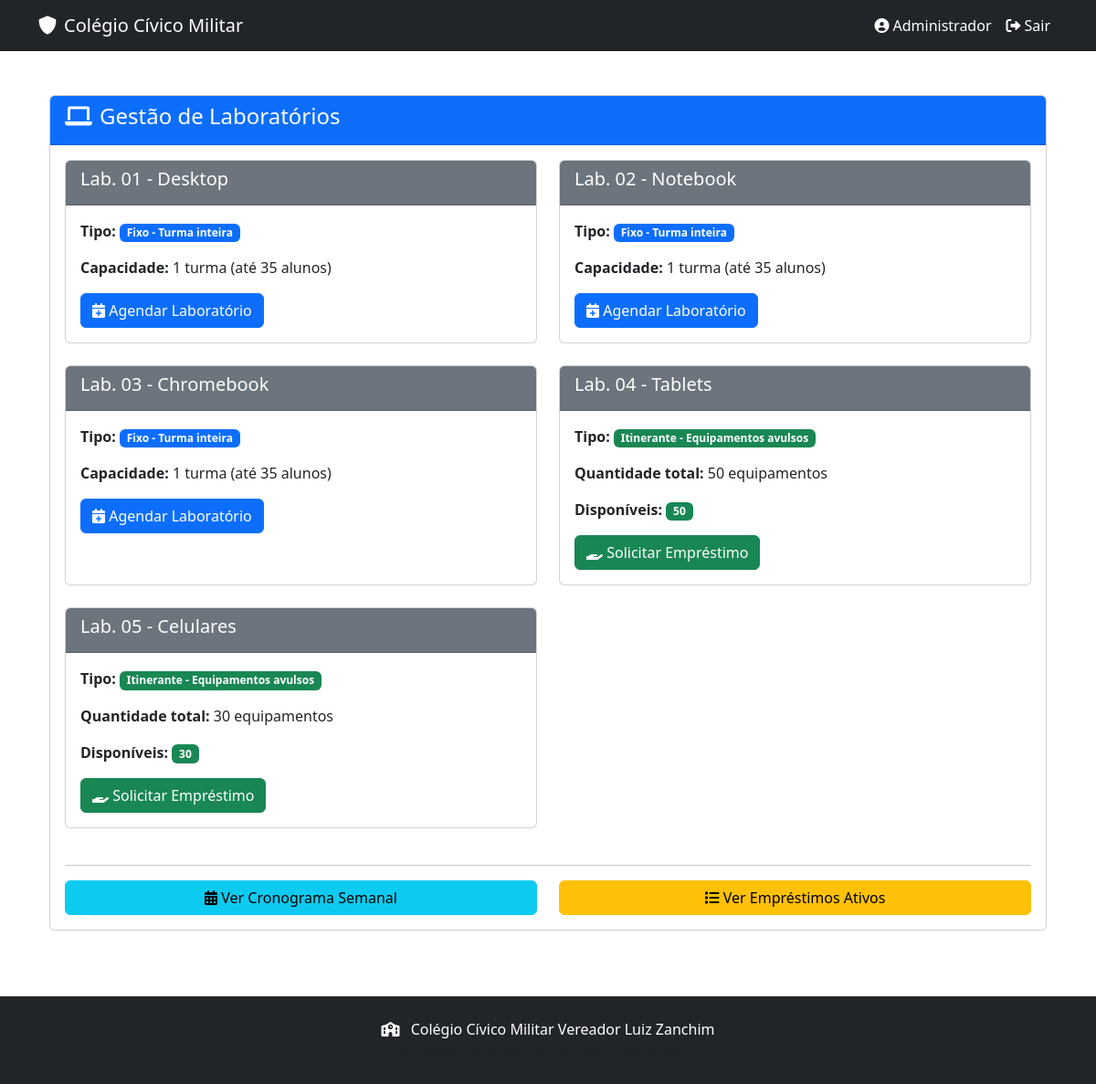
Screenshot of /laboratorios/ (signed in) with the database file from the repository.
### apps/models.py (models this page shows, shortened)
class Laboratorio(models.Model):
    TIPO_CHOICES = [
        ('fixo', 'Fixo - Turma inteira'),
        ('itinerante', 'Itinerante - Equipamentos avulsos'),
    ]
    nome = models.CharField(max_length=10, unique=True)
    tipo = models.CharField(max_length=20, choices=TIPO_CHOICES)
    equipamento = models.CharField(max_length=30)
    quantidade_total = models.IntegerField(default=0, help_text="Para itinerantes: 50 tablets, 30 celulares")
    descricao = models.TextField(blank=True)
    ativo = models.BooleanField(default=True)

### apps/views.py (the view)
# urls.py: path('laboratorios/', views.listar_laboratorios, name='listar_laboratorios'),
@login_required
@user_passes_test(pertence_ao_grupo_equipe_diretiva, login_url='/')
def listar_laboratorios(request):
    laboratorios = Laboratorio.objects.filter(ativo=True)
    for lab in laboratorios:
        if lab.tipo == 'itinerante':
            lab.disponiveis = ItemEquipamento.objects.filter(
                laboratorio=lab,
                disponivel=True
            ).count()
    return render(request, 'laboratorios/listar.html', {'laboratorios': laboratorios})

### apps/views.py (called while the page is built)
def pertence_ao_grupo_equipe_diretiva(user):
    if user.is_authenticated:
        return user.groups.filter(name__iexact='Equipe Diretiva').exists()
    return False

### apps/templates/laboratorios/listar.html (shortened to what this page needs)
{% extends 'base.html' %}
{% block content %}
<div class="container mt-4">
    <div class="card">
        <div class="card-header bg-primary text-white">
            <h4><i class="fas fa-laptop me-2"></i>Gestão de Laboratórios</h4>
        </div>
        <div class="card-body">
            <div class="row">
                {% for lab in laboratorios %}
                <div class="col-md-6 mb-4">
                    <div class="card h-100">
                        <div class="card-header bg-secondary text-white">
                            <h5>{{ lab.nome }} - {{ lab.equipamento }}</h5>
                        </div>
                        <div class="card-body">
                            <p><strong>Tipo:</strong>
                                {% if lab.tipo == 'fixo' %}
                                    <span class="badge bg-primary">Fixo - Turma inteira</span>
                                {% else %}
                                    <span class="badge bg-success">Itinerante - Equipamentos avulsos</span>
                                {% endif %}
                            </p>
                            {% if lab.tipo == 'fixo' %}
                                <p><strong>Capacidade:</strong> 1 turma (até 35 alunos)</p>
                                <a href="{% url 'agendamento_lab' lab.id %}" class="btn btn-primary">
                                    <i class="fas fa-calendar-plus"></i> Agendar Laboratório
                                </a>
                            {% else %}
                                <p><strong>Quantidade total:</strong> {{ lab.quantidade_total }} equipamentos</p>
                                <p><strong>Disponíveis:</strong>
                                    <span class="badge bg-success">{{ lab.disponiveis }}</span>
                                </p>
                                <a href="{% url 'emprestimo_equipamento' lab.id %}" class="btn btn-success">
                                    <i class="fas fa-hand-holding"></i> Solicitar Empréstimo
                                </a>
                            {% endif %}
                        </div>
                    </div>
                </div>
                {% endfor %}
            </div>
            <hr>
            <div class="row mt-3">
                <div class="col-md-6">
                    <a href="{% url 'cronograma_semanal' %}" class="btn btn-info w-100">
                        <i class="fas fa-calendar-alt"></i> Ver Cronograma Semanal
                    </a>
                </div>
                <div class="col-md-6">
                    <a href="{% url 'listar_emprestimos' %}" class="btn btn-warning w-100">
                        <i class="fas fa-list"></i> Ver Empréstimos Ativos
                    </a>
                </div>
            </div>
        </div>
    </div>
</div>
{% endblock %}

### apps/templates/base.html (shortened to what this page needs)
<!DOCTYPE html>
<html lang="pt-br">
<head>
    <link href="https://cdn.jsdelivr.net/npm/bootstrap@5.3.0/dist/css/bootstrap.min.css" rel="stylesheet">
    <link rel="stylesheet" href="https://cdnjs.cloudflare.com/ajax/libs/font-awesome/6.0.0/css/all.min.css">
</head>
<body>
    <nav class="navbar navbar-expand-lg navbar-dark bg-dark">
        <div class="container">
            <a class="navbar-brand" href="/">
                <i class="fas fa-shield-alt me-2"></i>Colégio Cívico Militar
            </a>
            <div class="navbar-nav ms-auto">
                {% if user.is_authenticated %}
                    <span class="nav-item nav-link text-white">
                        <i class="fas fa-user-circle me-1"></i>{{ user.get_username }}
                    </span>
                    <form method="post" action="{% url 'logout' %}" class="nav-item">
                        <button type="submit" class="btn btn-link nav-link text-white">
                            <i class="fas fa-sign-out-alt me-1"></i>Sair
                        </button>
                    </form>
                {% else %}
                    <a class="nav-link text-white" href="{% url 'login' %}">
                        <i class="fas fa-sign-in-alt me-1"></i>Entrar
                    </a>
                {% endif %}
            </div>
        </div>
    </nav>
    <main class="py-4">
        <div class="container">
            {% block content %}
            {% endblock %}
        </div>
    </main>
    <footer class="bg-dark text-white py-4 mt-5">
        <div class="container text-center">
            <p class="mb-0">
                <i class="fas fa-school me-2"></i>
                Colégio Cívico Militar Vereador Luiz Zanchim
            </p>
            <small class="text-muted">
                <i class="fas fa-code me-1"></i>
            </small>
        </div>
    </footer>
</body>
</html>

### rows the page displays
Laboratorio: nome "Lab. 01", equipamento "Desktop", tipo "Fixo - Turma inteira", shows "Capacidade:"
Laboratorio: nome "Lab. 02", equipamento "Notebook", tipo "Fixo - Turma inteira", shows "Capacidade:"
Laboratorio: nome "Lab. 03", equipamento "Chromebook", tipo "Fixo - Turma inteira", shows "Capacidade:"
Laboratorio: nome "Lab. 04", equipamento "Tablets", tipo "Itinerante - Equipamentos avulsos", quantidade_total "50", disponiveis "50"
Laboratorio: nome "Lab. 05", equipamento "Celulares", tipo "Itinerante - Equipamentos avulsos", quantidade_total "30", disponiveis "30"

### other values shown
{{ user.get_username }} "Administrador"
